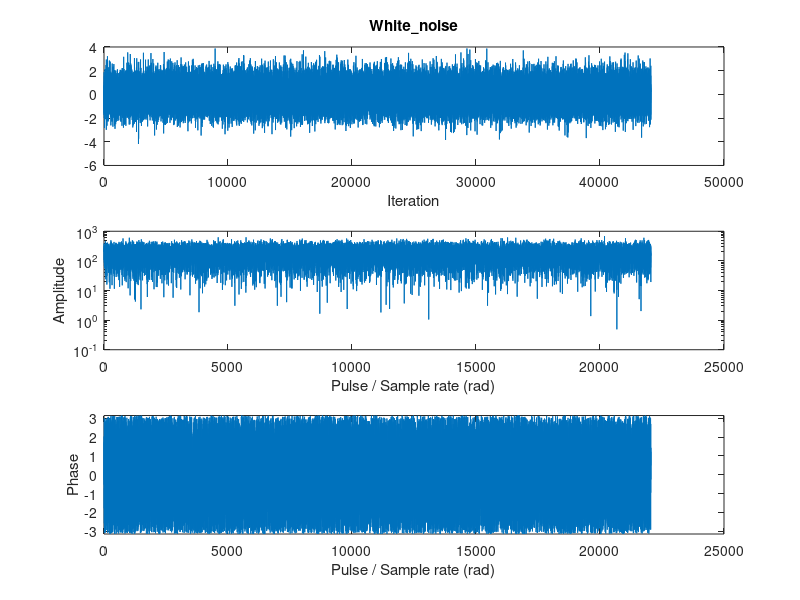
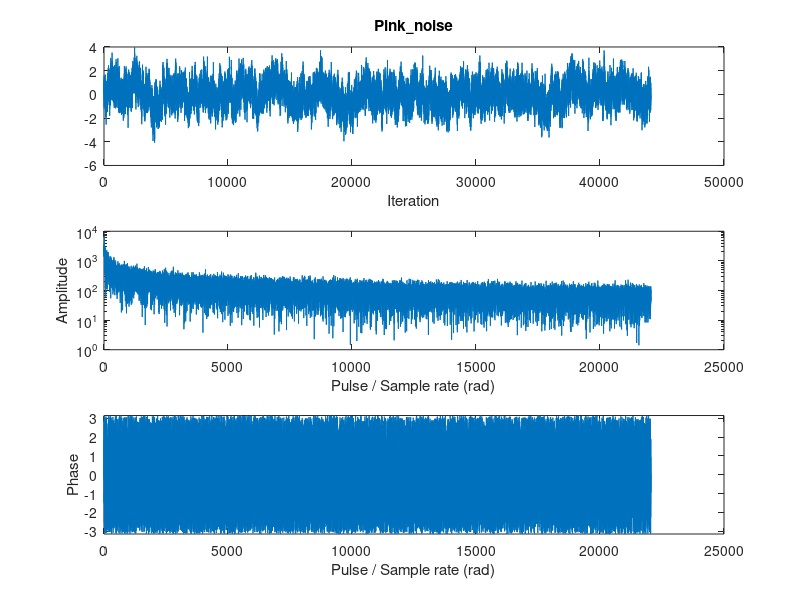
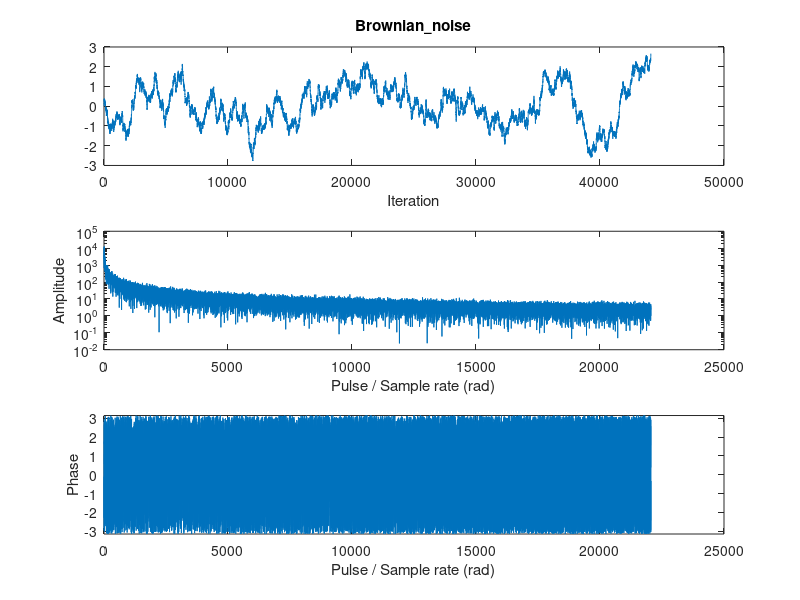
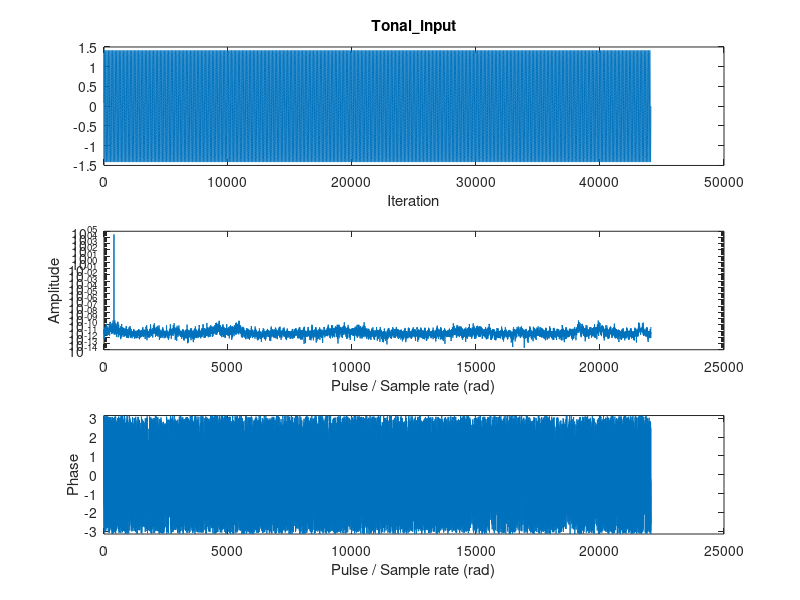

Recreate these plots in MATLAB, in order.
clear variables
close all

load('Noise_samples.mat', 'Noise_samples')

figure_index = 1 ;
Noise_types = fieldnames(Noise_samples) ;
for nti = 1:length(Noise_types)
    Noise = Noise_types{nti} ;
    
    figure(figure_index)
    
    subplot(3, 1, 1)
    plot(Noise_samples.(Noise))
    xlabel('Iteration')
    title(Noise, 'Interpreter', 'None')
    
    spectrum = fftshift(fft(Noise_samples.(Noise))) ;
    
    subplot(3, 1, 2)
    semilogy(abs(spectrum(ceil(length(spectrum)/2:end))))
    xlabel('Pulse / Sample rate (rad)')
    ylabel('Amplitude')
    
    subplot(3, 1, 3)
    plot(angle(spectrum(ceil(length(spectrum)/2:end))))
    xlabel('Pulse / Sample rate (rad)')
    ylabel('Phase')
    ylim([-pi, pi])
    
    figure_index = figure_index + 1 ;
end